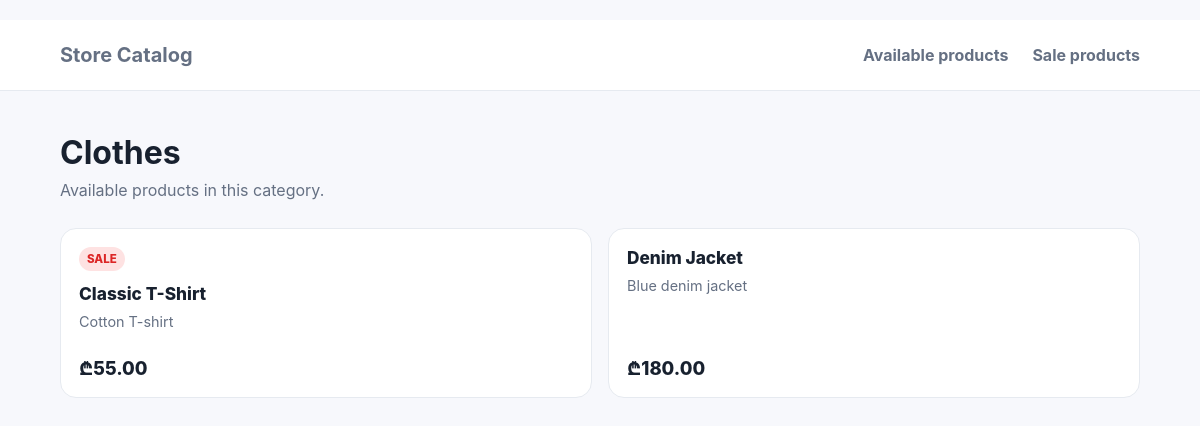
The page /categories/3/ on the database its author committed.
### store/models.py (models this page shows, shortened)
class Category(models.Model):
    name = models.CharField(max_length=255, unique=True)
    class Meta:
        db_table = "categories"
        ordering = ["name"]

class Product(models.Model):
    name = models.CharField(max_length=255)
    price = models.DecimalField(max_digits=10, decimal_places=2)
    quantity = models.IntegerField()
    description = models.TextField(null=True, blank=True)
    is_available = models.BooleanField(default=True)
    has_discount = models.BooleanField(default=False)
    created_at = models.DateTimeField(auto_now_add=True)
    updated_at = models.DateTimeField(auto_now=True)
    category = models.ForeignKey(Category, on_delete=models.CASCADE, related_name="products")
    class Meta:
        db_table = "products"
        ordering = ["price"]

### store/views.py (the view)
# urls.py: path("categories/<int:category_id>/", views.category_products, name="category_products"),
def category_products(request, category_id):
    category = get_object_or_404(Category, id=category_id)
    products = Product.objects.filter(category=category, is_available=True).order_by("price")
    return render(request, "store/category_products.html", {"category": category, "products": products})

### store/templates/store/category_products.html (shortened to what this page needs)
﻿{% extends 'store/base.html' %}
{% block content %}
  <h1>{{ category.name }}</h1><p class="lead">Available products in this category.</p>
  <section class="grid">{% for product in products %}<article class="card">{% if product.has_discount %}<span class="tag">SALE</span>{% endif %}<h2 class="name">{{ product.name }}</h2><p class="description">{{ product.description|default:"No description" }}</p><strong class="price">₾{{ product.price }}</strong></article>{% empty %}<p class="empty">No available products in this category.</p>{% endfor %}</section>
{% endblock %}

### store/templates/store/base.html (style rules this page uses)
:root { --ink:#18212f; --muted:#657083; --line:#e6eaf0; --brand:#4f46e5; --sale:#dc2626; --bg:#f7f8fc; }
* { box-sizing:border-box; }
body { margin:0; font-family:Inter,Segoe UI,Arial,sans-serif; color:var(--ink); background:var(--bg); }
h1 { margin:0 0 8px; font-size:2rem; }
.lead { color:var(--muted); margin:0 0 28px; }
.panel, .card { background:#fff; border:1px solid var(--line); border-radius:16px; }
.grid { display:grid; grid-template-columns:repeat(auto-fit, minmax(210px, 1fr)); gap:16px; }
.card { padding:18px; min-height:170px; display:flex; flex-direction:column; }
.tag { background:#fee2e2; color:var(--sale); font-size:.72rem; font-weight:800; padding:5px 8px; border-radius:999px; width:max-content; margin-bottom:12px; }
.name { font-size:1.08rem; font-weight:800; margin:0 0 8px; }
.description { color:var(--muted); font-size:.9rem; margin:0 0 18px; line-height:1.45; }
.price { margin-top:auto; font-size:1.15rem; font-weight:850; }

### rows shown on the page
Category: name "Clothes"
Product: has_discount "SALE", name "Classic T-Shirt", description "Cotton T-shirt", price "55.00"
Product: name "Denim Jacket", description "Blue denim jacket", price "180.00"
